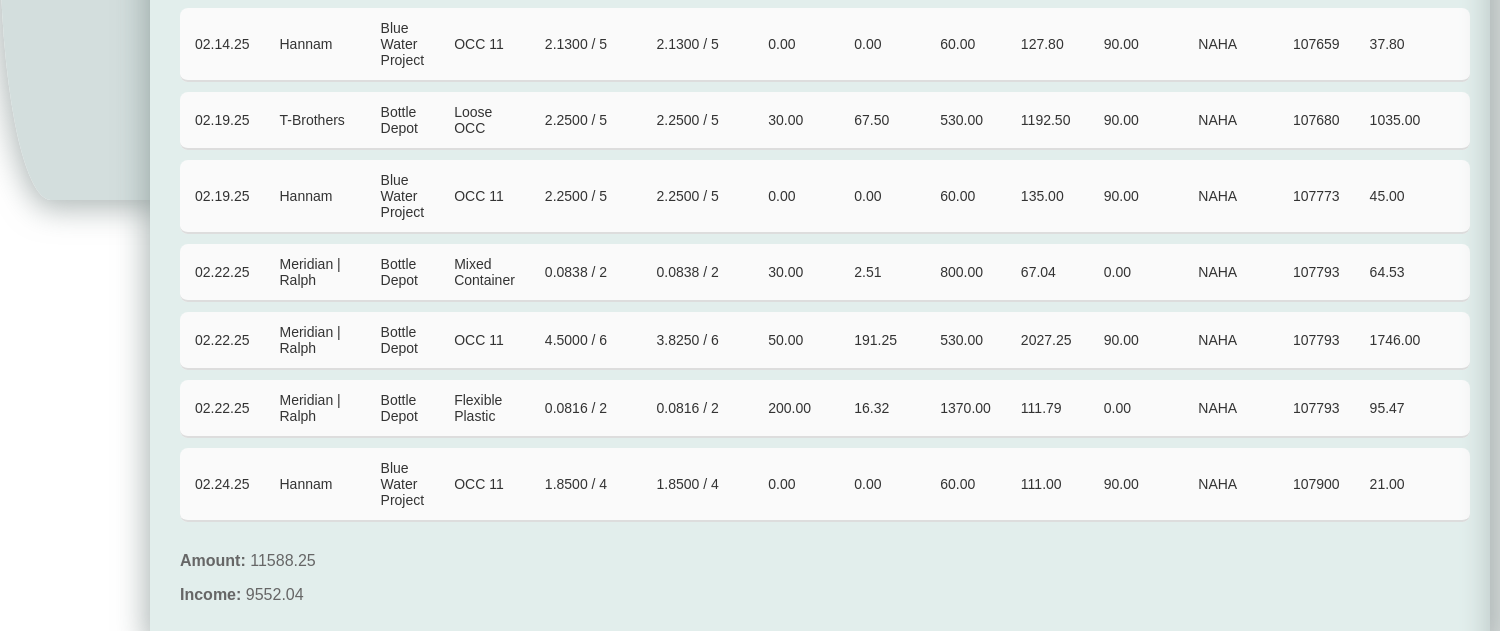
Page /deals/ (lower part) on the earlier database version.
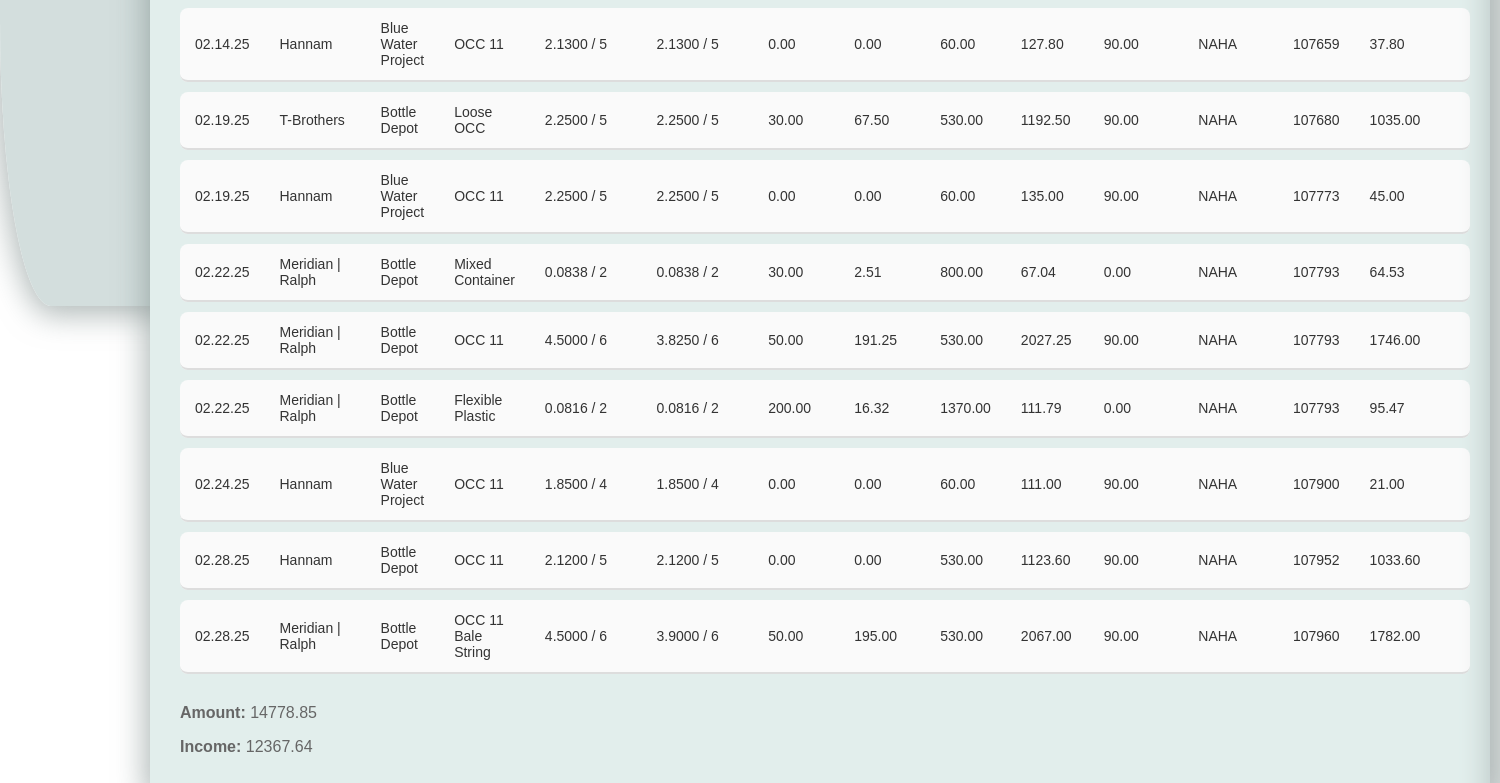
Same page on the later database version.
### crm/models.py (models this page shows, shortened)
class Deals(models.Model):
    date = models.DateTimeField(default=timezone.now)  # Дата сделки
    supplier = models.ForeignKey(Company, on_delete=models.CASCADE, related_name='deals_as_supplier')
    buyer = models.ForeignKey(Company, on_delete=models.CASCADE, related_name='deals_as_buyer', null=True, blank=True)
    grade = models.CharField(max_length=255, choices=[(key, key) for key in settings.MATERIALS_LIST.keys()])
    shipped_quantity = models.DecimalField(max_digits=10, decimal_places=4, null=True, blank=True, default=0)  # Отправленный объем (тонны, паллеты и т.д.)
    shipped_pallets = models.PositiveIntegerField(default=0)  # Количество паллет (по умолчанию 0)
    scale_ticket = models.CharField(max_length=50, blank=True, null=True)  # Номер талона на весы (может быть пустым)
    received_quantity = models.DecimalField(max_digits=10, decimal_places=4, null=True, blank=True, default=0)  # Принятый объем (по умолчанию 0)
    received_pallets = models.IntegerField(default=0)  # Количество паллет, принятых (по умолчанию 0)
    supplier_price = models.DecimalField(max_digits=10, decimal_places=2, blank=True, null=True)  # Цена поставщика (может быть пустым)
    supplier_currency = models.CharField(max_length=10, default="CAD")  # Валюта поставщика (по умолчанию "CAD")
    supplier_total = models.DecimalField(max_digits=10, decimal_places=2, blank=True, null=True)  # Сумма поставщика (может быть пустым)
    buyer_price = models.DecimalField(max_digits=10, decimal_places=2)  # Цена покупателя
    buyer_currency = models.CharField(max_length=10, default="CAD")  # Валюта покупателя (по умолчанию "CAD")
    total_amount = models.DecimalField(max_digits=10, decimal_places=2,default=0)  # Итоговая сумма сделки
    invoice_number = models.CharField(max_length=50, blank=True, null=True)  # Номер счета (может быть пустым)
    paid_date = models.DateField(blank=True, null=True)  # Дата оплаты (может быть пустым)
    transport_cost = models.DecimalField(max_digits=10, decimal_places=2,default=0)  # Стоимость транспорта
    transport_company = models.CharField(max_length=255, blank=True, null=True)  # Название транспортной компании (может быть пустым)
    total_income_loss = models.DecimalField(max_digits=10, decimal_places=2,default=0)  # Общий доход/убыток

class Company(models.Model):
    name = models.CharField(max_length=200, unique=True)
    unique_number = models.CharField(max_length=255, unique=True, blank=True, null=True)

### crm/views.py (the view)
# urls.py: path("deals/", views.deal_list, name="deal_list"),
def deal_list(request):
    today = datetime.today()
    current_month = today.month
    current_year = today.year
    deals = Deals.objects.all()
    suppliers = Company.objects.filter(contacts__company_type="suppliers").distinct()  # Только поставщики
    buyers = Company.objects.filter(contacts__company_type="buyers").distinct()  # Только покупатели
    month = request.GET.get('month', str(current_month).zfill(2))  # Текущий месяц по умолчанию
    year = request.GET.get('year', str(current_year))  # Текущий год по умолчанию
    if month and year:
        deals = deals.filter(date__month=int(month), date__year=int(year))
    elif month:  # Если указан только месяц
        deals = deals.filter(date__month=int(month))
    elif year:  # Если указан только год
        deals = deals.filter(date__year=int(year))
    totals = deals.aggregate(
        total_income_loss=Sum('total_income_loss'),
        total_amount=Sum('total_amount'),
    )
    years = Deals.objects.annotate(year=ExtractYear('date')).values_list('year', flat=True).distinct()
    months = range(1, 13)  # Месяцы с 1 по 12
    month_names = {
        '01': _('January'),
        '02': _('February'),
        '03': _('March'),
        '04': _('April'),
        '05': _('May'),
        '06': _('June'),
        '07': _('July'),
        '08': _('August'),
        '09': _('September'),
        '10': _('October'),
        '11': _('November'),
        '12': _('December'),
    }
    form = DealForm()
    context = {
        'deals': deals,
        'suppliers': suppliers,  # Только поставщики
        'buyers': buyers,  # Только покупатели, если нужно
        'month': month,
        'year': year,
        'totals': totals,
        'years': sorted(years),  # Сортируем список лет для удобства
        'month_names': month_names,
        'months': months,  # Месяцы для выпадающего списка
        'setting': settings,
        'form': form,
    }
    return render(request, 'crm/deal_list.html', context)

### crm/templatetags/custom_filters.py (called while the page is built)
@register.filter(name='get_month_name')
def get_month_name(value):
    try:
        return calendar.month_name[int(value)]
    except (ValueError, IndexError):
        return value

### crm/templates/crm/deal_list.html (shortened to what this page needs)
{% extends 'crm/index.html' %}
{% load static %}
{% load custom_filters %}
{% block content %}
        <table id="dealTable" class="deal-table">
            <tbody>
                {% for deal in deals %}
                <tr class="deal-row" data-id="{{ deal.id }}">
                    <td>{{ deal.date|date:'m.d.y' }}</td>
                    <td>{{ deal.supplier.name }}</td>
                    <td>{{ deal.buyer.name }}</td>
                    <td>{{ deal.grade }}</td>
                    <td>{{ deal.shipped_quantity }} / {{ deal.shipped_pallets }}</td>
                    <td>{{ deal.received_quantity }} / {{ deal.received_pallets }}</td>
                    <td>{{ deal.supplier_price }}</td>
                    <td>{{ deal.supplier_total }}</td>
                    <td>{{ deal.buyer_price }}</td>
                    <td>{{ deal.total_amount }}</td>
                    <td>{{ deal.transport_cost }}</td>
                    <td>{{ deal.transport_company }}</td>
                    <td>{{ deal.scale_ticket}}</td>
                    <td>{{ deal.total_income_loss }}</td>
                </tr>
                {% empty %}
                <tr><td colspan="14">No deals available.</td></tr>
                {% endfor %}
            </tbody>
        </table>
        <div style="margin-top: 20px;">
            <p><strong>Amount:</strong> {{ totals.total_amount|default:"0.00"|floatformat:2 }}</p>
            <p><strong>Income:</strong> {{ totals.total_income_loss|default:"0.00"|floatformat:2 }}</p>
        </div>
    <link rel="stylesheet" href="{% static 'crm/deal_list.css' %}">
    <link rel="stylesheet" href="{% static 'crm/styles.css' %}">
{% endblock %}

Differences in the rows shown:
added Deals: date "02.28.25", supplier.name "Hannam", buyer.name "Bottle Depot", grade "OCC 11", shipped_quantity "2.1200", shipped_pallets "5", received_quantity "2.1200", received_pallets "5", supplier_price "0.00", supplier_total "0.00", buyer_price "530.00", total_amount "1123.60", transport_cost "90.00", transport_company "NAHA", scale_ticket "107952", total_income_loss "1033.60"
added Deals: date "02.28.25", supplier.name "Meridian | Ralph", buyer.name "Bottle Depot", grade "OCC 11 Bale String", shipped_quantity "4.5000", shipped_pallets "6", received_quantity "3.9000", received_pallets "6", supplier_price "50.00", supplier_total "195.00", buyer_price "530.00", total_amount "2067.00", transport_cost "90.00", transport_company "NAHA", scale_ticket "107960", total_income_loss "1782.00"
Other differences:
{{ totals.total_amount|default:"0.00"|floatformat:2 }}: "11588.25" → "14778.85"
{{ totals.total_income_loss|default:"0.00"|floatformat:2 }}: "9552.04" → "12367.64"
